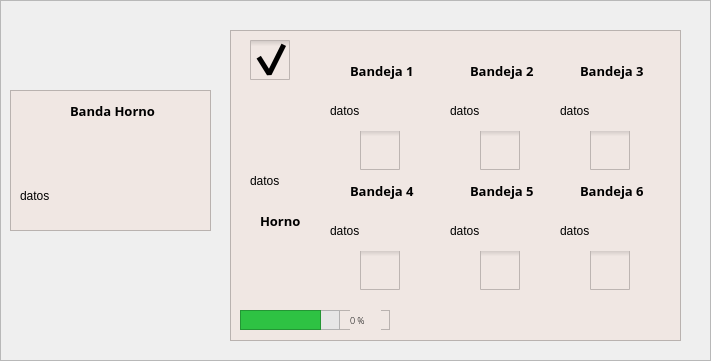
      <widget class="QFrame" name="frame_horno">
       <property name="geometry">
        <rect>
         <x>1030</x>
         <y>130</y>
         <width>711</width>
         <height>361</height>
        </rect>
       </property>
       <property name="frameShape">
        <enum>QFrame::StyledPanel</enum>
       </property>
       <property name="frameShadow">
        <enum>QFrame::Raised</enum>
       </property>
       <widget class="QFrame" name="frame_17">
        <property name="geometry">
         <rect>
          <x>10</x>
          <y>90</y>
          <width>201</width>
          <height>141</height>
         </rect>
        </property>
        <property name="styleSheet">
         <string notr="true">background-color:rgb(240, 231, 227);</string>
        </property>
        <property name="frameShape">
         <enum>QFrame::StyledPanel</enum>
        </property>
        <property name="frameShadow">
         <enum>QFrame::Raised</enum>
        </property>
        <widget class="QLabel" name="label_3">
         <property name="geometry">
          <rect>
           <x>30</x>
           <y>30</y>
           <width>141</width>
           <height>51</height>
          </rect>
         </property>
         <property name="styleSheet">
          <string notr="true">image:url(&quot;:/images/banda_horno.png&quot;);</string>
         </property>
         <property name="text">
          <string/>
         </property>
        </widget>
        <widget class="QLabel" name="lbNameBandaHorno">
         <property name="geometry">
          <rect>
           <x>60</x>
           <y>10</y>
           <width>121</width>
           <height>21</height>
          </rect>
         </property>
         <property name="font">
          <font>
           <family>Open Sans</family>
           <pointsize>10</pointsize>
           <weight>75</weight>
           <bold>true</bold>
          </font>
         </property>
         <property name="styleSheet">
          <string notr="true">color: black;</string>
         </property>
         <property name="text">
          <string>Banda Horno</string>
         </property>
        </widget>
        <widget class="QLabel" name="lbDatosBandaHorno">
         <property name="geometry">
          <rect>
           <x>10</x>
           <y>80</y>
           <width>111</width>
           <height>51</height>
          </rect>
         </property>
         <property name="text">
          <string>datos</string>
         </property>
        </widget>
       </widget>
       <widget class="QFrame" name="frame_18">
        <property name="geometry">
         <rect>
          <x>230</x>
          <y>30</y>
          <width>451</width>
          <height>311</height>
         </rect>
        </property>
        <property name="styleSheet">
         <string notr="true">background-color:rgb(240, 231, 227);</string>
        </property>
        <property name="frameShape">
         <enum>QFrame::StyledPanel</enum>
        </property>
        <property name="frameShadow">
         <enum>QFrame::Raised</enum>
        </property>
        <widget class="QLabel" name="label_29">
         <property name="geometry">
          <rect>
           <x>20</x>
           <y>210</y>
           <width>71</width>
           <height>61</height>
          </rect>
         </property>
         <property name="styleSheet">
          <string notr="true">image:url(&quot;:/images/horno.png&quot;);</string>
         </property>
         <property name="text">
          <string/>
         </property>
        </widget>
        <widget class="QLabel" name="lbNameHorno">
         <property name="geometry">
          <rect>
           <x>30</x>
           <y>180</y>
           <width>51</width>
           <height>21</height>
          </rect>
         </property>
         <property name="font">
          <font>
           <family>Open Sans</family>
           <pointsize>10</pointsize>
           <weight>75</weight>
           <bold>true</bold>
          </font>
         </property>
         <property name="styleSheet">
          <string notr="true">color: black;</string>
         </property>
         <property name="text">
          <string>Horno</string>
         </property>
        </widget>
        <widget class="QLabel" name="lbDatosHorno">
         <property name="geometry">
          <rect>
           <x>20</x>
           <y>120</y>
           <width>71</width>
           <height>61</height>
          </rect>
         </property>
         <property name="text">
          <string>datos</string>
         </property>
        </widget>
        <widget class="QCheckBox" name="checkBoxAssembler_2">
         <property name="enabled">
          <bool>false</bool>
         </property>
         <property name="geometry">
          <rect>
           <x>130</x>
           <y>100</y>
           <width>41</width>
           <height>41</height>
          </rect>
         </property>
         <property name="styleSheet">
          <string notr="true">QCheckBox::indicator{
	width: 40px;
	height:40px;
}

QCheckBox::indicator:checked{
	image:url(&quot;:/images/switch-on.png&quot;);
}

QCheckBox::indicator:unchecked{
	image:url(&quot;:/images/bandeja.png&quot;);
}</string>
         </property>
         <property name="text">
          <string/>
         </property>
         <property name="checkable">
          <bool>true</bool>
         </property>
         <property name="checked">
          <bool>false</bool>
         </property>
        </widget>
        <widget class="QCheckBox" name="checkBoxAssembler_3">
         <property name="enabled">
          <bool>false</bool>
         </property>
         <property name="geometry">
          <rect>
           <x>250</x>
           <y>100</y>
           <width>41</width>
           <height>41</height>
          </rect>
         </property>
         <property name="styleSheet">
          <string notr="true">QCheckBox::indicator{
	width: 40px;
	height:40px;
}

QCheckBox::indicator:checked{
	image:url(&quot;:/images/switch-on.png&quot;);
}

QCheckBox::indicator:unchecked{
	image:url(&quot;:/images/bandeja.png&quot;);
}</string>
         </property>
         <property name="text">
          <string/>
         </property>
         <property name="checkable">
          <bool>true</bool>
         </property>
         <property name="checked">
          <bool>false</bool>
         </property>
        </widget>
        <widget class="QCheckBox" name="checkBoxAssembler_4">
         <property name="enabled">
          <bool>false</bool>
         </property>
         <property name="geometry">
          <rect>
           <x>360</x>
           <y>100</y>
           <width>41</width>
           <height>41</height>
          </rect>
         </property>
         <property name="styleSheet">
          <string notr="true">QCheckBox::indicator{
	width: 40px;
	height:40px;
}

QCheckBox::indicator:checked{
	image:url(&quot;:/images/switch-on.png&quot;);
}

QCheckBox::indicator:unchecked{
	image:url(&quot;:/images/bandeja.png&quot;);
}</string>
         </property>
         <property name="text">
          <string/>
         </property>
         <property name="checkable">
          <bool>true</bool>
         </property>
         <property name="checked">
          <bool>false</bool>
         </property>
        </widget>
        <widget class="QCheckBox" name="checkBoxAssembler_5">
         <property name="enabled">
          <bool>false</bool>
         </property>
         <property name="geometry">
          <rect>
           <x>250</x>
           <y>220</y>
           <width>41</width>
           <height>41</height>
          </rect>
         </property>
         <property name="styleSheet">
          <string notr="true">QCheckBox::indicator{
	width: 40px;
	height:40px;
}

QCheckBox::indicator:checked{
	image:url(&quot;:/images/switch-on.png&quot;);
}

QCheckBox::indicator:unchecked{
	image:url(&quot;:/images/bandeja.png&quot;);
}</string>
         </property>
         <property name="text">
          <string/>
         </property>
         <property name="checkable">
          <bool>true</bool>
         </property>
         <property name="checked">
          <bool>false</bool>
         </property>
        </widget>
        <widget class="QCheckBox" name="checkBoxAssembler_6">
         <property name="enabled">
          <bool>false</bool>
         </property>
         <property name="geometry">
          <rect>
           <x>130</x>
           <y>220</y>
           <width>41</width>
           <height>41</height>
          </rect>
         </property>
         <property name="styleSheet">
          <string notr="true">QCheckBox::indicator{
	width: 40px;
	height:40px;
}

QCheckBox::indicator:checked{
	image:url(&quot;:/images/switch-on.png&quot;);
}

QCheckBox::indicator:unchecked{
	image:url(&quot;:/images/bandeja.png&quot;);
}</string>
         </property>
         <property name="text">
          <string/>
         </property>
         <property name="checkable">
          <bool>true</bool>
         </property>
         <property name="checked">
          <bool>false</bool>
         </property>
        </widget>
        <widget class="QCheckBox" name="checkBoxAssembler_7">
         <property name="enabled">
          <bool>false</bool>
         </property>
         <property name="geometry">
          <rect>
           <x>360</x>
           <y>220</y>
           <width>41</width>
           <height>41</height>
          </rect>
         </property>
         <property name="styleSheet">
          <string notr="true">QCheckBox::indicator{
	width: 40px;
	height:40px;
}

QCheckBox::indicator:checked{
	image:url(&quot;:/images/switch-on.png&quot;);
}

QCheckBox::indicator:unchecked{
	image:url(&quot;:/images/bandeja.png&quot;);
}</string>
         </property>
         <property name="text">
          <string/>
         </property>
         <property name="checkable">
          <bool>true</bool>
         </property>
         <property name="checked">
          <bool>false</bool>
         </property>
        </widget>
        <widget class="QLabel" name="lbDatosBandeja1">
         <property name="geometry">
          <rect>
           <x>100</x>
           <y>60</y>
           <width>91</width>
           <height>41</height>
          </rect>
         </property>
         <property name="text">
          <string>datos</string>
         </property>
        </widget>
        <widget class="QLabel" name="lbDatosBandeja2">
         <property name="geometry">
          <rect>
           <x>220</x>
           <y>60</y>
           <width>91</width>
           <height>41</height>
          </rect>
         </property>
         <property name="text">
          <string>datos</string>
         </property>
        </widget>
        <widget class="QLabel" name="lbDatosBandeja3">
         <property name="geometry">
          <rect>
           <x>330</x>
           <y>60</y>
           <width>91</width>
           <height>41</height>
          </rect>
         </property>
         <property name="text">
          <string>datos</string>
         </property>
        </widget>
        <widget class="QLabel" name="lbDatosBandeja4">
         <property name="geometry">
          <rect>
           <x>100</x>
           <y>180</y>
           <width>91</width>
           <height>41</height>
          </rect>
         </property>
         <property name="text">
          <string>datos</string>
         </property>
        </widget>
        <widget class="QLabel" name="lbDatosBandeja5">
         <property name="geometry">
          <rect>
           <x>220</x>
           <y>180</y>
           <width>91</width>
           <height>41</height>
          </rect>
         </property>
         <property name="text">
          <string>datos</string>
         </property>
        </widget>
        <widget class="QLabel" name="lbDatosBandeja6">
         <property name="geometry">
          <rect>
           <x>330</x>
           <y>180</y>
           <width>91</width>
           <height>41</height>
          </rect>
         </property>
         <property name="text">
          <string>datos</string>
         </property>
        </widget>
        <widget class="QLabel" name="lbNameBandeja1">
         <property name="geometry">
          <rect>
           <x>120</x>
           <y>30</y>
           <width>71</width>
           <height>21</height>
          </rect>
         </property>
         <property name="font">
          <font>
           <family>Open Sans</family>
           <pointsize>10</pointsize>
           <weight>75</weight>
           <bold>true</bold>
          </font>
         </property>
         <property name="styleSheet">
          <string notr="true">color: black;</string>
         </property>
         <property name="text">
          <string>Bandeja 1</string>
         </property>
        </widget>
        <widget class="QLabel" name="lbNameBandeja2">
         <property name="geometry">
          <rect>
           <x>240</x>
           <y>30</y>
           <width>71</width>
           <height>21</height>
          </rect>
         </property>
         <property name="font">
          <font>
           <family>Open Sans</family>
           <pointsize>10</pointsize>
           <weight>75</weight>
           <bold>true</bold>
          </font>
         </property>
         <property name="styleSheet">
          <string notr="true">color: black;</string>
         </property>
         <property name="text">
          <string>Bandeja 2</string>
         </property>
        </widget>
        <widget class="QLabel" name="lbNameBandeja3">
         <property name="geometry">
          <rect>
           <x>350</x>
           <y>30</y>
           <width>71</width>
           <height>21</height>
          </rect>
         </property>
         <property name="font">
          <font>
           <family>Open Sans</family>
           <pointsize>10</pointsize>
           <weight>75</weight>
           <bold>true</bold>
          </font>
         </property>
         <property name="styleSheet">
          <string notr="true">color: black;</string>
         </property>
         <property name="text">
          <string>Bandeja 3</string>
         </property>
        </widget>
        <widget class="QLabel" name="lbNameBandeja4">
         <property name="geometry">
          <rect>
           <x>120</x>
           <y>150</y>
           <width>71</width>
           <height>21</height>
          </rect>
         </property>
         <property name="font">
          <font>
           <family>Open Sans</family>
           <pointsize>10</pointsize>
           <weight>75</weight>
           <bold>true</bold>
          </font>
         </property>
         <property name="styleSheet">
          <string notr="true">color: black;</string>
         </property>
         <property name="text">
          <string>Bandeja 4</string>
         </property>
        </widget>
        <widget class="QLabel" name="lbNameBandeja4_2">
         <property name="geometry">
          <rect>
           <x>240</x>
           <y>150</y>
           <width>71</width>
           <height>21</height>
          </rect>
         </property>
         <property name="font">
          <font>
           <family>Open Sans</family>
           <pointsize>10</pointsize>
           <weight>75</weight>
           <bold>true</bold>
          </font>
         </property>
         <property name="styleSheet">
          <string notr="true">color: black;</string>
         </property>
         <property name="text">
          <string>Bandeja 5</string>
         </property>
        </widget>
        <widget class="QLabel" name="lbNameBandeja4_3">
         <property name="geometry">
          <rect>
           <x>350</x>
           <y>150</y>
           <width>71</width>
           <height>21</height>
          </rect>
         </property>
         <property name="font">
          <font>
           <family>Open Sans</family>
           <pointsize>10</pointsize>
           <weight>75</weight>
           <bold>true</bold>
          </font>
         </property>
         <property name="styleSheet">
          <string notr="true">color: black;</string>
         </property>
         <property name="text">
          <string>Bandeja 6</string>
         </property>
        </widget>
        <widget class="QFrame" name="panelProgress3_4">
         <property name="geometry">
          <rect>
           <x>10</x>
           <y>280</y>
           <width>150</width>
           <height>20</height>
          </rect>
         </property>
         <property name="frameShape">
          <enum>QFrame::StyledPanel</enum>
         </property>
         <property name="frameShadow">
          <enum>QFrame::Raised</enum>
         </property>
         <widget class="QFrame" name="barAssembler_2">
          <property name="geometry">
           <rect>
            <x>0</x>
            <y>0</y>
            <width>100</width>
            <height>20</height>
           </rect>
          </property>
          <property name="styleSheet">
           <string notr="true">background-color:rgb(230, 230, 230);</string>
          </property>
          <property name="frameShape">
           <enum>QFrame::StyledPanel</enum>
          </property>
          <property name="frameShadow">
           <enum>QFrame::Raised</enum>
          </property>
          <widget class="QFrame" name="progressHorno">
           <property name="geometry">
            <rect>
             <x>0</x>
             <y>0</y>
             <width>81</width>
             <height>20</height>
            </rect>
           </property>
           <property name="styleSheet">
            <string notr="true">background-color:rgb(46, 194, 67);</string>
           </property>
           <property name="frameShape">
            <enum>QFrame::StyledPanel</enum>
           </property>
           <property name="frameShadow">
            <enum>QFrame::Raised</enum>
           </property>
          </widget>
         </widget>
         <widget class="QLabel" name="lbProgressHorno">
          <property name="geometry">
           <rect>
            <x>110</x>
            <y>0</y>
            <width>31</width>
            <height>20</height>
           </rect>
          </property>
          <property name="font">
           <font>
            <family>Open Sans Light</family>
            <pointsize>7</pointsize>
            <weight>50</weight>
            <bold>false</bold>
           </font>
          </property>
          <property name="text">
           <string>0 %</string>
          </property>
         </widget>
        </widget>
        <widget class="QCheckBox" name="checkBoxHorno">
         <property name="geometry">
          <rect>
           <x>20</x>
           <y>10</y>
           <width>51</width>
           <height>41</height>
          </rect>
         </property>
         <property name="styleSheet">
          <string notr="true">QCheckBox::indicator{
	width: 40px;
	height:40px;
}

QCheckBox::indicator:checked{
	image:url(&quot;:/images/switch-on.png&quot;);
}

QCheckBox::indicator:unchecked{
	image:url(&quot;:/images/switch-off.png&quot;);
}</string>
         </property>
         <property name="text">
          <string/>
         </property>
         <property name="checked">
          <bool>true</bool>
         </property>
        </widget>
       </widget>
      </widget>
